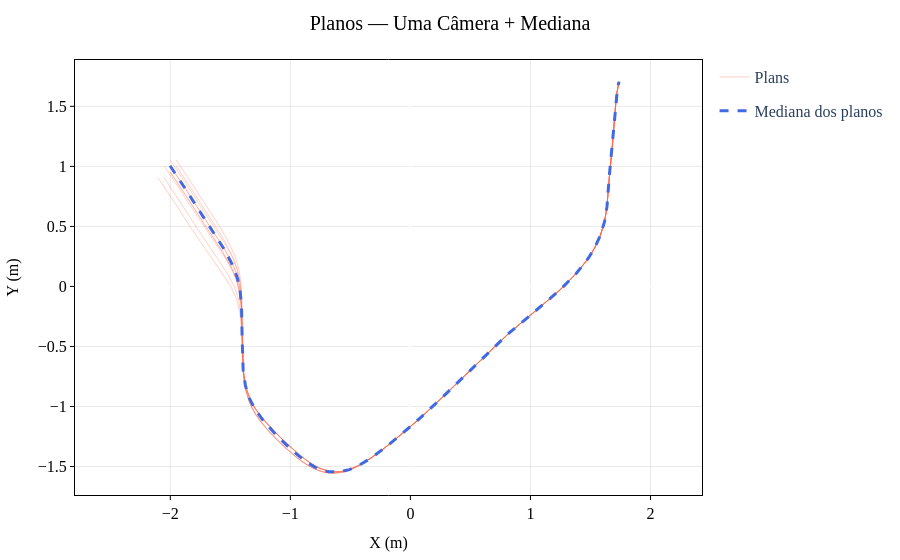

Notebook source saved alongside this figure:
### Code cell
fig = go.Figure()

for i, (px, py) in enumerate(p for p in plans_resampled_1cam if p is not None):
    fig.add_trace(go.Scatter(
        x=px, y=py,
        mode='lines', name='Plans',
        line=dict(color='tomato', width=1),
        opacity=0.3,
        legendgroup='plans', showlegend=(i == 0)
    ))

fig.add_trace(go.Scatter(
    x=median_plan_x_1cam, y=median_plan_y_1cam,
    mode='lines', name='Mediana dos planos',
    line=dict(color='royalblue', dash='dash', width=3)
))

fig.update_layout(
    title='Planos — Uma Câmera + Mediana',
    xaxis_title='X (m)', yaxis_title='Y (m)',
    yaxis_scaleanchor='x', hovermode='closest'
)
apply_ieee_style(fig)
save_fig(fig, 'plans_1cam_median.svg')
fig.show()

### Figure 1 — Plotly figure (JSON) as saved in the notebook; plotly's stock layout.template omitted (floating-point values rounded to 4 significant figures; data arrays with more than 128 entries replaced by an {"elided": "..."} marker saying what was removed)
{"data": [{"legendgroup": "plans", "line": {"color": "tomato", "width": 1}, "mode": "lines", "name": "Plans", "opacity": 0.3, "showlegend": true, "type": "scatter", "x": {"elided": "500 float values"}, "y": {"elided": "500 float values"}}, {"legendgroup": "plans", "line": {"color": "tomato", "width": 1}, "mode": "lines", "name": "Plans", "opacity": 0.3, "showlegend": false, "type": "scatter", "x": {"elided": "500 float values"}, "y": {"elided": "500 float values"}}, {"legendgroup": "plans", "line": {"color": "tomato", "width": 1}, "mode": "lines", "name": "Plans", "opacity": 0.3, "showlegend": false, "type": "scatter", "x": {"elided": "500 float values"}, "y": {"elided": "500 float values"}}, {"legendgroup": "plans", "line": {"color": "tomato", "width": 1}, "mode": "lines", "name": "Plans", "opacity": 0.3, "showlegend": false, "type": "scatter", "x": {"elided": "500 float values"}, "y": {"elided": "500 float values"}}, {"legendgroup": "plans", "line": {"color": "tomato", "width": 1}, "mode": "lines", "name": "Plans", "opacity": 0.3, "showlegend": false, "type": "scatter", "x": {"elided": "500 float values"}, "y": {"elided": "500 float values"}}, {"legendgroup": "plans", "line": {"color": "tomato", "width": 1}, "mode": "lines", "name": "Plans", "opacity": 0.3, "showlegend": false, "type": "scatter", "x": {"elided": "500 float values"}, "y": {"elided": "500 float values"}}, {"legendgroup": "plans", "line": {"color": "tomato", "width": 1}, "mode": "lines", "name": "Plans", "opacity": 0.3, "showlegend": false, "type": "scatter", "x": {"elided": "500 float values"}, "y": {"elided": "500 float values"}}, {"legendgroup": "plans", "line": {"color": "tomato", "width": 1}, "mode": "lines", "name": "Plans", "opacity": 0.3, "showlegend": false, "type": "scatter", "x": {"elided": "500 float values"}, "y": {"elided": "500 float values"}}, {"legendgroup": "plans", "line": {"color": "tomato", "width": 1}, "mode": "lines", "name": "Plans", "opacity": 0.3, "showlegend": false, "type": "scatter", "x": {"elided": "500 float values"}, "y": {"elided": "500 float values"}}, {"legendgroup": "plans", "line": {"color": "tomato", "width": 1}, "mode": "lines", "name": "Plans", "opacity": 0.3, "showlegend": false, "type": "scatter", "x": {"elided": "500 float values"}, "y": {"elided": "500 float values"}}, {"line": {"color": "royalblue", "dash": "dash", "width": 3}, "mode": "lines", "name": "Mediana dos planos", "type": "scatter", "x": {"elided": "500 float values"}, "y": {"elided": "500 float values"}}], "layout": {"hovermode": "closest", "legend": {"font": {"family": "Times New Roman", "size": 16}}, "margin": {"b": 60, "l": 60, "r": 20, "t": 60}, "paper_bgcolor": "white", "plot_bgcolor": "white", "title": {"font": {"color": "black", "family": "Times New Roman", "size": 20}, "text": "Planos — Uma Câmera + Mediana", "x": 0.5, "xanchor": "center"}, "xaxis": {"gridcolor": "lightgrey", "gridwidth": 0.5, "linecolor": "black", "linewidth": 1, "mirror": true, "showgrid": true, "showline": true, "tickcolor": "black", "tickfont": {"color": "black", "family": "Times New Roman", "size": 16}, "ticklen": 4, "ticks": "outside", "tickwidth": 1, "title": {"font": {"color": "black", "family": "Times New Roman", "size": 16}, "text": "X (m)"}}, "yaxis": {"gridcolor": "lightgrey", "gridwidth": 0.5, "linecolor": "black", "linewidth": 1, "mirror": true, "scaleanchor": "x", "showgrid": true, "showline": true, "tickcolor": "black", "tickfont": {"color": "black", "family": "Times New Roman", "size": 16}, "ticklen": 4, "ticks": "outside", "tickwidth": 1, "title": {"font": {"color": "black", "family": "Times New Roman", "size": 16}, "text": "Y (m)"}}}}
